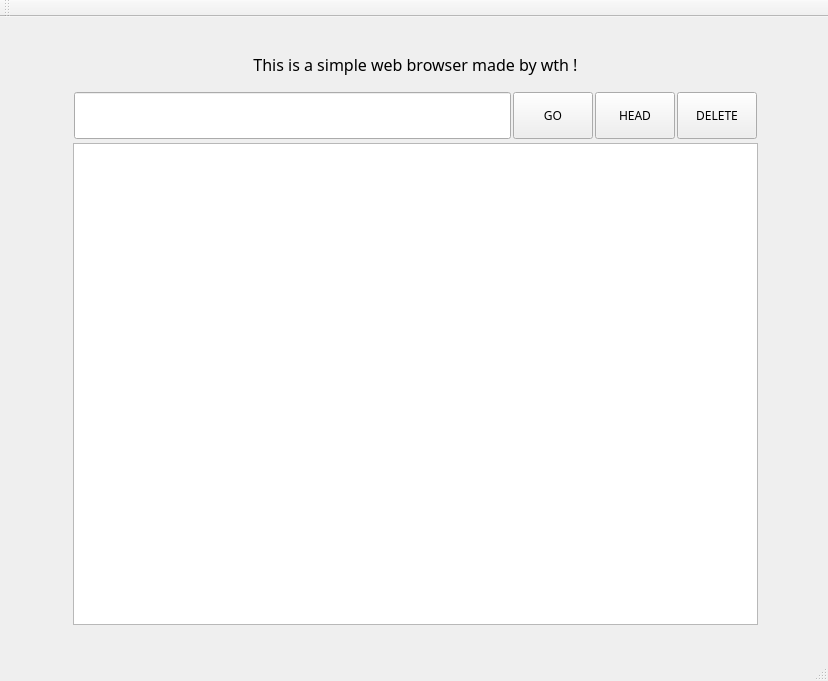
<?xml version="1.0" encoding="UTF-8"?>
<ui version="4.0">
 <class>WebBrowserClass</class>
 <widget class="QMainWindow" name="WebBrowserClass">
  <property name="geometry">
   <rect>
    <x>0</x>
    <y>0</y>
    <width>828</width>
    <height>681</height>
   </rect>
  </property>
  <property name="sizePolicy">
   <sizepolicy hsizetype="Expanding" vsizetype="Expanding">
    <horstretch>1</horstretch>
    <verstretch>1</verstretch>
   </sizepolicy>
  </property>
  <property name="windowTitle">
   <string>WebBrowser</string>
  </property>
  <widget class="QWidget" name="centralWidget">
   <property name="sizePolicy">
    <sizepolicy hsizetype="Expanding" vsizetype="Expanding">
     <horstretch>1</horstretch>
     <verstretch>1</verstretch>
    </sizepolicy>
   </property>
   <widget class="QWidget" name="layoutWidget">
    <property name="geometry">
     <rect>
      <x>70</x>
      <y>20</y>
      <width>691</width>
      <height>591</height>
     </rect>
    </property>
    <layout class="QVBoxLayout" name="verticalLayout" stretch="1,1,10">
     <property name="spacing">
      <number>3</number>
     </property>
     <property name="sizeConstraint">
      <enum>QLayout::SetMaximumSize</enum>
     </property>
     <property name="leftMargin">
      <number>3</number>
     </property>
     <property name="topMargin">
      <number>3</number>
     </property>
     <property name="rightMargin">
      <number>3</number>
     </property>
     <property name="bottomMargin">
      <number>3</number>
     </property>
     <item>
      <widget class="QLabel" name="label">
       <property name="sizePolicy">
        <sizepolicy hsizetype="Expanding" vsizetype="Expanding">
         <horstretch>9</horstretch>
         <verstretch>1</verstretch>
        </sizepolicy>
       </property>
       <property name="font">
        <font>
         <family>Algerian</family>
         <pointsize>12</pointsize>
         <weight>50</weight>
         <bold>false</bold>
        </font>
       </property>
       <property name="text">
        <string>This is a simple web browser made by wth !</string>
       </property>
       <property name="alignment">
        <set>Qt::AlignCenter</set>
       </property>
      </widget>
     </item>
     <item>
      <layout class="QHBoxLayout" name="horizontalLayout" stretch="8,1,1,1">
       <property name="spacing">
        <number>2</number>
       </property>
       <property name="sizeConstraint">
        <enum>QLayout::SetNoConstraint</enum>
       </property>
       <property name="leftMargin">
        <number>1</number>
       </property>
       <property name="topMargin">
        <number>1</number>
       </property>
       <property name="rightMargin">
        <number>1</number>
       </property>
       <property name="bottomMargin">
        <number>1</number>
       </property>
       <item>
        <widget class="QLineEdit" name="lineEdit">
         <property name="enabled">
          <bool>true</bool>
         </property>
         <property name="sizePolicy">
          <sizepolicy hsizetype="Expanding" vsizetype="Expanding">
           <horstretch>6</horstretch>
           <verstretch>1</verstretch>
          </sizepolicy>
         </property>
         <property name="font">
          <font>
           <family>Times New Roman</family>
           <pointsize>12</pointsize>
          </font>
         </property>
        </widget>
       </item>
       <item>
        <widget class="QPushButton" name="pushButton">
         <property name="sizePolicy">
          <sizepolicy hsizetype="Expanding" vsizetype="Expanding">
           <horstretch>1</horstretch>
           <verstretch>1</verstretch>
          </sizepolicy>
         </property>
         <property name="font">
          <font>
           <family>Algerian</family>
          </font>
         </property>
         <property name="text">
          <string>GO</string>
         </property>
        </widget>
       </item>
       <item>
        <widget class="QPushButton" name="pushButton_2">
         <property name="sizePolicy">
          <sizepolicy hsizetype="Expanding" vsizetype="Expanding">
           <horstretch>1</horstretch>
           <verstretch>1</verstretch>
          </sizepolicy>
         </property>
         <property name="font">
          <font>
           <family>Algerian</family>
          </font>
         </property>
         <property name="text">
          <string>HEAD</string>
         </property>
        </widget>
       </item>
       <item>
        <widget class="QPushButton" name="pushButton_3">
         <property name="sizePolicy">
          <sizepolicy hsizetype="Expanding" vsizetype="Expanding">
           <horstretch>1</horstretch>
           <verstretch>1</verstretch>
          </sizepolicy>
         </property>
         <property name="font">
          <font>
           <family>Algerian</family>
          </font>
         </property>
         <property name="text">
          <string>DELETE</string>
         </property>
        </widget>
       </item>
      </layout>
     </item>
     <item>
      <widget class="QTextBrowser" name="textBrowser">
       <property name="sizePolicy">
        <sizepolicy hsizetype="Expanding" vsizetype="Expanding">
         <horstretch>9</horstretch>
         <verstretch>10</verstretch>
        </sizepolicy>
       </property>
      </widget>
     </item>
    </layout>
   </widget>
  </widget>
  <widget class="QMenuBar" name="menuBar">
   <property name="geometry">
    <rect>
     <x>0</x>
     <y>0</y>
     <width>828</width>
     <height>26</height>
    </rect>
   </property>
  </widget>
  <widget class="QToolBar" name="mainToolBar">
   <attribute name="toolBarArea">
    <enum>TopToolBarArea</enum>
   </attribute>
   <attribute name="toolBarBreak">
    <bool>false</bool>
   </attribute>
  </widget>
  <widget class="QStatusBar" name="statusBar"/>
 </widget>
 <layoutdefault spacing="6" margin="11"/>
 <resources>
  <include location="WebBrowser.qrc"/>
 </resources>
 <connections/>
</ui>
